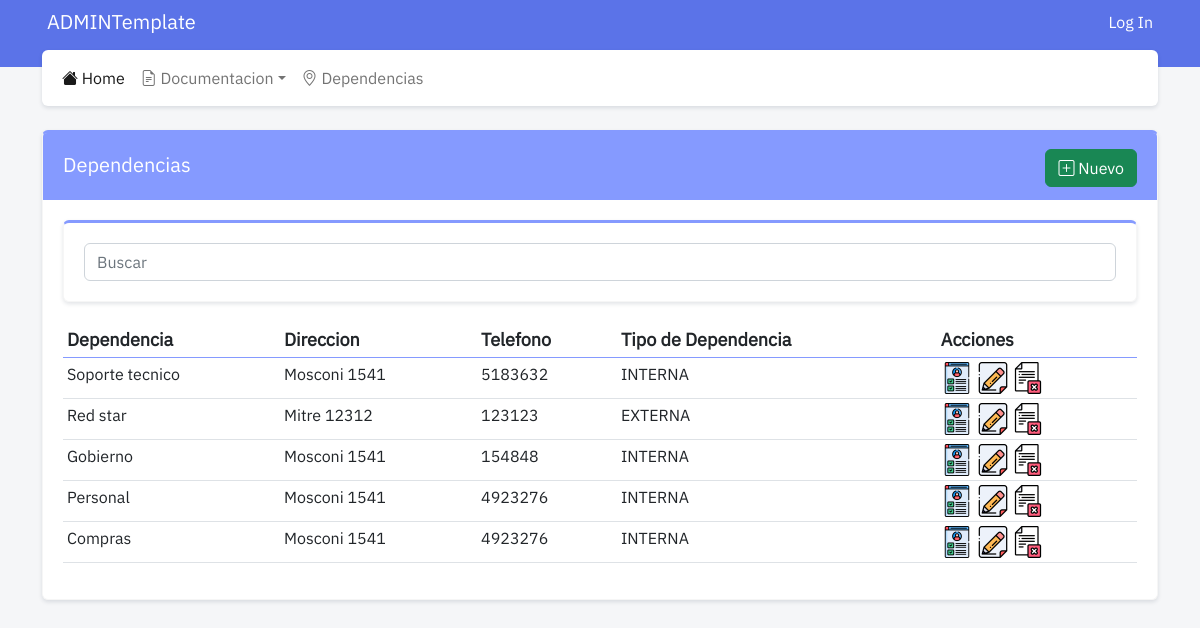
Before: /dependencias/ with the older database file.
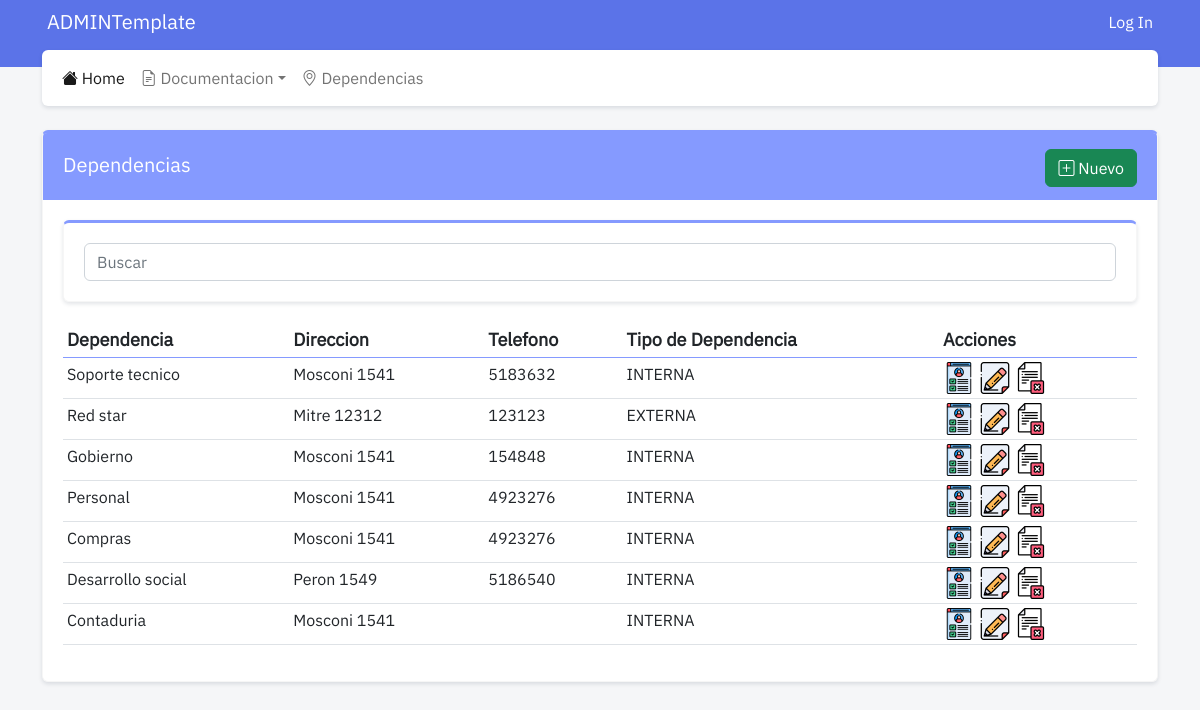
After: the same page with the newer database file.
### dependencias/models.py (models this page shows, shortened)
class Dependencia(models.Model):
    nombre = models.CharField("nombre", max_length = 100)
    direccion = models.CharField("Direccion", max_length=100, blank=True)
    telefono = models.CharField("Telefono", max_length=50, blank=True)
    interno = models.IntegerField("Interno", blank=True)
    email = models.EmailField("Email", max_length=254, blank=True)
    encargado = models.CharField("Encargado", max_length=50, blank=True)
    observaciones = models.TextField("Observaciones", blank=True)
    tipo = models.ForeignKey(TipoDependencia, related_name="tipo_dependencia", on_delete=models.RESTRICT)

class TipoDependencia(models.Model):
    tipo = models.CharField("Tipo", max_length = 50)
    def __str__(self):
        return self.tipo

### dependencias/views.py (the view)
# urls.py: path('', views.index, name="dependencias_index"),
def index(request):
    if request.method == 'POST':
        query = request.POST['query']
        dependencias = Dependencia.objects.filter( Q(nombre__icontains = query) | Q(telefono__icontains = query) | Q(tipo__tipo__icontains = query))[:50]
    else:
        dependencias = Dependencia.objects.all()[:50]
    context = {
        'dependencias': dependencias
    }
    return render(request, 'dependencias_index.html', context)

### dependencias/templates/dependencias_index.html (shortened to what this page needs)
{% extends 'base.html' %}
{% load static %}
{% block content %}
<div class="card">
    <div class="card-header header-tematico">
        <div class="float-start">
            <h4 class="card-header-title">Dependencias</h4>
        </div>
        <div class="float-end">
            <a href="{% url 'dependencias_create' %}" style="margin-top: 4px;" class="btn btn-success"><i class="bi bi-plus-square"></i> Nuevo</a>
        </div>
    </div>
    <div class="card-body">
        <div class="card">
            <div class="card-body">
                <form action="#" method="POST">
                    <input name="query" class="form-control" placeholder="Buscar" autofocus="autofocus">
                </form>
            </div>
        </div>
        <div class="table-responsive-md">
            <table class="table table-sm table-hover ">
                <thead>
                    <tr>
                        <th>Dependencia</th>
                        <th>Direccion</th>
                        <th>Telefono</th>
                        <th>Tipo de Dependencia</th>
                        <th>Acciones</th>
                    </tr>
                </thead>
                <tbody>
                    {% for dependencia in dependencias %}
                    <tr>
                        <td>{{dependencia.nombre|lower|capfirst }}</td>
                        <td>{{dependencia.direccion|lower|capfirst }}</td>
                        <td>{{dependencia.telefono|lower|capfirst }}</td>
                        <td>{{dependencia.tipo}}</td>
                        <td><a href="{% url 'dependencias_show' dependencia.id %}"><img src="{% static 'assets/iconos/show.png' %}" width="32" height="32"></a>
                            <a href="{% url 'dependencias_update' dependencia.id %}"><img src="{% static 'assets/iconos/edit.png' %}" width="32" height="32"></a>
                            <a href="{% url 'dependencias_delete' dependencia.id %}"><img src="{% static 'assets/iconos/delete.png' %}" width="32" height="32"></a></td>
                    </tr>
                    {% endfor %}
                </tbody>
            </table>
        </div>
    </div>
</div>
{% endblock content %}

Changed rows visible on the page:
added Dependencia: nombre "Desarrollo social", direccion "Peron 1549", telefono "5186540", tipo "INTERNA"
added Dependencia: nombre "Contaduria", direccion "Mosconi 1541", tipo "INTERNA"
